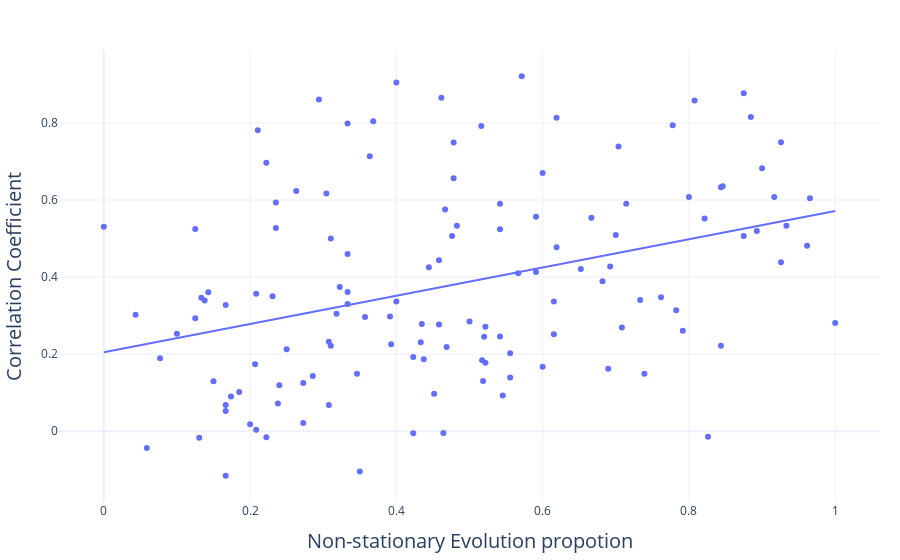

The cell this chart's notebook holds for it:
### Code cell
import plotly.express as px
fig = px.scatter(x = list(proportion_less_than_005_non.values()), y = list(sorted_corr.values()), labels={'x':'Non-stationary Evolution propotion', 'y':'Correlation Coefficient'}, trendline="ols", title= None)
# Update layout with labels and title
fig.update_layout(
    template='plotly_white',
    margin=dict(l=20, r=20, t=50, b=20),
    autosize=True,
    yaxis_title_font={'size': 20},  
    xaxis_title_font={'size': 20}, 
    width=None 
)
fig.show()

### Figure 1 — Plotly figure (JSON) as saved in the notebook; plotly's stock layout.template omitted (floating-point values rounded to 4 significant figures; data arrays with more than 128 entries replaced by an {"elided": "..."} marker saying what was removed)
{"data": [{"hovertemplate": "Non-stationary Evolution propotion=%{x}<br>Correlation Coefficient=%{y}<extra></extra>", "legendgroup": "", "marker": {"color": "#636efa", "symbol": "circle"}, "mode": "markers", "name": "", "orientation": "v", "showlegend": false, "type": "scatter", "x": {"elided": "130 float values"}, "xaxis": "x", "y": {"elided": "130 float values"}, "yaxis": "y"}, {"hovertemplate": "<b>OLS trendline</b><br>y = 0.366538 * x + 0.205032<br>R<sup>2</sup>=0.130372<br><br>Non-stationary Evolution propotion=%{x}<br>Correlation Coefficient=%{y} <b>(trend)</b><extra></extra>", "legendgroup": "", "marker": {"color": "#636efa", "symbol": "circle"}, "mode": "lines", "name": "", "showlegend": false, "type": "scatter", "x": {"elided": "130 float values"}, "xaxis": "x", "y": {"elided": "130 float values"}, "yaxis": "y"}], "layout": {"autosize": true, "legend": {"tracegroupgap": 0}, "margin": {"b": 20, "l": 20, "r": 20, "t": 50}, "xaxis": {"anchor": "y", "domain": [0, 1], "title": {"font": {"size": 20}, "text": "Non-stationary Evolution propotion"}}, "yaxis": {"anchor": "x", "domain": [0, 1], "title": {"font": {"size": 20}, "text": "Correlation Coefficient"}}}}
